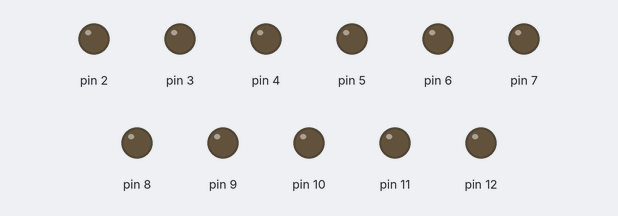
A sketch run on a simulated Arduino Uno, built with avr-gcc and run on an emulated ATmega328P. Parts: output pins drawn as LEDs (lit = HIGH).

Above: at 0.1 s.
At 1.1 s:
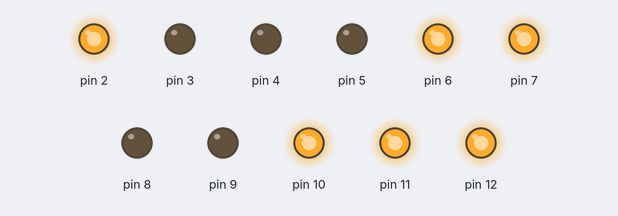
At 30.1 s:
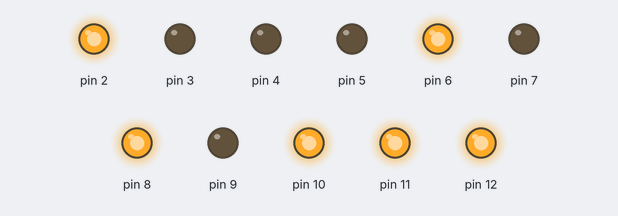
Timing chart, 0 to 31.6 s (numbered marks = the images above):
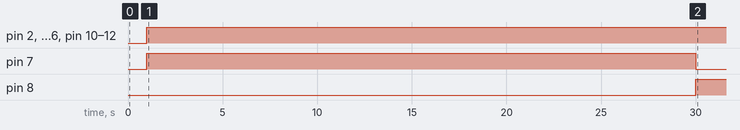

The sketch:

clockobin.ino
```cpp
/*clockôbin by kerblock
   Date : 11/06/17
   Description : A clock for your mind. Display time in binary with leds.
*/

byte hour;
byte minute;
byte second;

boolean leds_test = false;

//D2->D6 = leds hours
//D7->D12 = leds minutes
void setup() {
  Serial.begin(9600);
  hour = 17;
  minute = 57;
  second = 30;

  for (byte i = 2; i <= 6; i++){
    pinMode(i, OUTPUT);
    if (leds_test){
    digitalWrite(i, HIGH);
    delay(500);
    digitalWrite(i, LOW);
    }
  }
  for (byte i = 7; i <= 12; i++){
    pinMode(i, OUTPUT);
    if (leds_test){
    digitalWrite(i, HIGH);
    delay(500);
    digitalWrite(i, LOW);
    }
  }
}

void loop() {
  updateTime();
  ledsRouter();
}

void updateTime(){
  delay(1000);
  second++;
  if (second > 59){
    second = 0;
    minute++;
  }
  if (minute > 59){
    minute = 0;
    hour++;
  }
  if (hour > 23){
    hour = 0;
  }
}

void ledsRouter(){
  String strH = String(hour, BIN);
  String strM = String(minute, BIN);

  //hour loop
  for (int i = 0; i < strH.length(); i++){
      if (strH.charAt(i) == '0'){
        digitalWrite(6-i, LOW);
      }
      else{
        digitalWrite(6-i, HIGH);
      }
    }

  //minute loop
  for (int i = 0; i < strM.length(); i++){
     if (strM.charAt(i) == '0'){
        digitalWrite(12-i, LOW);
      }
      else{
        digitalWrite(12-i, HIGH);
      }
  }
}
```

Measured:
- by itself, pin 2, pin 6, pin 10–12: LOW → HIGH at 1.0 s
- by itself, pin 7: LOW → HIGH at 1.0 s, → LOW 29.0 s later
- by itself, pin 8: LOW → HIGH at 30.0 s
